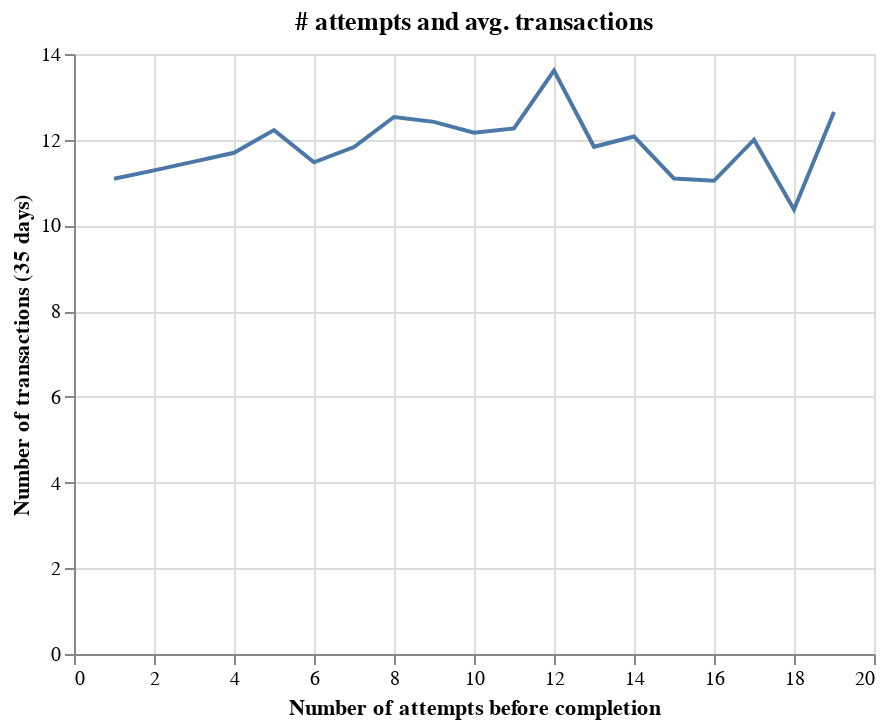

This figure's notebook cell:
### Code cell
# of failed attempts

data = pd.read_pickle("kyc_time.pkl")


data = data.groupby("attempts").agg("mean").reset_index()

data = data.loc[data["attempts"] < 20, :]

alt.Chart(data).mark_line().encode(
    alt.X("attempts:Q", axis=alt.Axis(title="Number of attempts before completion")),
    alt.Y("total:Q", axis=alt.Axis(title="Number of transactions (35 days)")),
).properties(title="# attempts and avg. transactions")

### Figure 1 — Vega-Lite specification as saved in the notebook (floating-point values rounded to 4 significant figures)
{"config": {"view": {"continuousWidth": 400, "continuousHeight": 300}}, "data": {"name": "data-9ca32ab44cb73003750fe78a68b9b1db"}, "mark": "line", "encoding": {"x": {"type": "quantitative", "axis": {"title": "Number of attempts before completion"}, "field": "attempts"}, "y": {"type": "quantitative", "axis": {"title": "Number of transactions (35 days)"}, "field": "total"}}, "title": "# attempts and avg. transactions", "$schema": "https://vega.github.io/schema/vega-lite/v4.0.2.json", "datasets": {"data-9ca32ab44cb73003750fe78a68b9b1db": [{"attempts": 1, "time_diff": 1232.0, "total": 11.09, "volume": 1769.0, "activated": 0.6124}, {"attempts": 2, "time_diff": 12460.0, "total": 11.28, "volume": 2077.0, "activated": 0.6763}, {"attempts": 3, "time_diff": 15700.0, "total": 11.49, "volume": 2107.0, "activated": 0.6973}, {"attempts": 4, "time_diff": 19730.0, "total": 11.69, "volume": 2139.0, "activated": 0.7}, {"attempts": 5, "time_diff": 21630.0, "total": 12.22, "volume": 2476.0, "activated": 0.705}, {"attempts": 6, "time_diff": 24200.0, "total": 11.47, "volume": 2343.0, "activated": 0.7173}, {"attempts": 7, "time_diff": 27740.0, "total": 11.83, "volume": 2315.0, "activated": 0.7051}, {"attempts": 8, "time_diff": 29220.0, "total": 12.53, "volume": 2507.0, "activated": 0.7075}, {"attempts": 9, "time_diff": 30500.0, "total": 12.42, "volume": 2442.0, "activated": 0.7243}, {"attempts": 10, "time_diff": 34480.0, "total": 12.16, "volume": 2298.0, "activated": 0.7112}, {"attempts": 11, "time_diff": 31670.0, "total": 12.26, "volume": 1890.0, "activated": 0.7202}, {"attempts": 12, "time_diff": 26260.0, "total": 13.61, "volume": 3104.0, "activated": 0.7}, {"attempts": 13, "time_diff": 37800.0, "total": 11.83, "volume": 2098.0, "activated": 0.7111}, {"attempts": 14, "time_diff": 35790.0, "total": 12.07, "volume": 2325.0, "activated": 0.6824}, {"attempts": 15, "time_diff": 42240.0, "total": 11.09, "volume": 2081.0, "activated": 0.6193}, {"attempts": 16, "time_diff": 33670.0, "total": 11.04, "volume": 2150.0, "activated": 0.6929}, {"attempts": 17, "time_diff": 29300.0, "total": 12.0, "volume": 3313.0, "activated": 0.7377}, {"attempts": 18, "time_diff": 32240.0, "total": 10.37, "volume": 1609.0, "activated": 0.7671}, {"attempts": 19, "time_diff": 41560.0, "total": 12.65, "volume": 4272.0, "activated": 0.697}]}}
